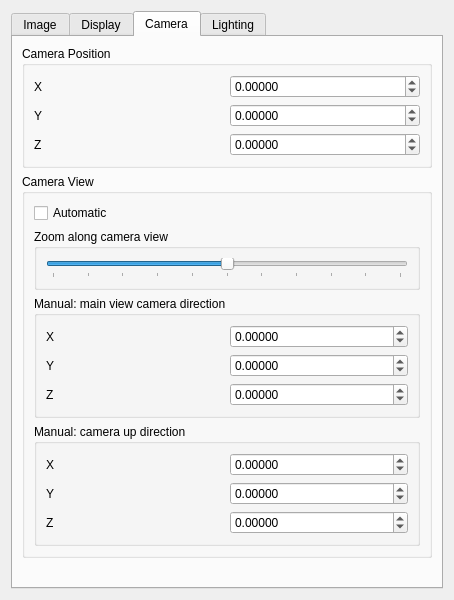
<?xml version="1.0" encoding="UTF-8"?>
<ui version="4.0">
 <class>InterfaceWithOspray</class>
 <widget class="QDialog" name="InterfaceWithOspray">
  <property name="geometry">
   <rect>
    <x>0</x>
    <y>0</y>
    <width>454</width>
    <height>600</height>
   </rect>
  </property>
  <property name="sizePolicy">
   <sizepolicy hsizetype="Preferred" vsizetype="Preferred">
    <horstretch>0</horstretch>
    <verstretch>0</verstretch>
   </sizepolicy>
  </property>
  <property name="minimumSize">
   <size>
    <width>454</width>
    <height>600</height>
   </size>
  </property>
  <property name="windowTitle">
   <string>InterfaceWithOspray</string>
  </property>
  <layout class="QGridLayout" name="gridLayout_7">
   <item row="0" column="0">
    <widget class="QTabWidget" name="tabWidget">
     <property name="currentIndex">
      <number>2</number>
     </property>
     <widget class="QWidget" name="tab">
      <attribute name="title">
       <string>Image</string>
      </attribute>
      <layout class="QGridLayout" name="gridLayout_12">
       <item row="2" column="0">
        <widget class="QGroupBox" name="imageSaveGroupBox_">
         <property name="title">
          <string>Save image to file</string>
         </property>
         <property name="checkable">
          <bool>false</bool>
         </property>
         <layout class="QHBoxLayout" name="horizontalLayout">
          <item>
           <widget class="QLineEdit" name="fileNameLineEdit_">
            <property name="minimumSize">
             <size>
              <width>0</width>
              <height>22</height>
             </size>
            </property>
            <property name="dragEnabled">
             <bool>false</bool>
            </property>
            <property name="readOnly">
             <bool>false</bool>
            </property>
           </widget>
          </item>
          <item>
           <widget class="QPushButton" name="saveFileButton_">
            <property name="text">
             <string>Choose Location...</string>
            </property>
            <property name="checkable">
             <bool>false</bool>
            </property>
           </widget>
          </item>
         </layout>
        </widget>
       </item>
       <item row="1" column="0">
        <widget class="QGroupBox" name="groupBox_7">
         <property name="title">
          <string>Render Options</string>
         </property>
         <layout class="QGridLayout" name="gridLayout_8">
          <item row="0" column="0">
           <widget class="QLabel" name="label_18">
            <property name="text">
             <string>Frames</string>
            </property>
           </widget>
          </item>
          <item row="0" column="1">
           <widget class="QSpinBox" name="framesSpinBox_">
            <property name="minimum">
             <number>1</number>
            </property>
            <property name="maximum">
             <number>9999</number>
            </property>
           </widget>
          </item>
         </layout>
        </widget>
       </item>
       <item row="0" column="0">
        <widget class="QGroupBox" name="groupBox_6">
         <property name="title">
          <string>Image dimensions</string>
         </property>
         <layout class="QGridLayout" name="gridLayout_6">
          <item row="0" column="0">
           <widget class="QLabel" name="label">
            <property name="text">
             <string>Height:</string>
            </property>
           </widget>
          </item>
          <item row="0" column="1">
           <widget class="QSpinBox" name="imageHeightSpinBox_">
            <property name="minimum">
             <number>1</number>
            </property>
            <property name="maximum">
             <number>9999</number>
            </property>
           </widget>
          </item>
          <item row="1" column="0">
           <widget class="QLabel" name="label_2">
            <property name="text">
             <string>Width:</string>
            </property>
           </widget>
          </item>
          <item row="1" column="1">
           <widget class="QSpinBox" name="imageWidthSpinBox_">
            <property name="minimum">
             <number>1</number>
            </property>
            <property name="maximum">
             <number>9999</number>
            </property>
           </widget>
          </item>
         </layout>
        </widget>
       </item>
       <item row="8" column="0">
        <spacer name="verticalSpacer">
         <property name="orientation">
          <enum>Qt::Vertical</enum>
         </property>
         <property name="sizeHint" stdset="0">
          <size>
           <width>20</width>
           <height>40</height>
          </size>
         </property>
        </spacer>
       </item>
       <item row="3" column="0">
        <layout class="QGridLayout" name="gridLayout_13">
         <item row="0" column="0">
          <widget class="QCheckBox" name="showImageCheckBox_">
           <property name="text">
            <string>Show Image in new window</string>
           </property>
          </widget>
         </item>
         <item row="0" column="1">
          <widget class="QPushButton" name="closeImageWindowsPushButton_">
           <property name="text">
            <string>Close image windows</string>
           </property>
          </widget>
         </item>
        </layout>
       </item>
      </layout>
     </widget>
     <widget class="QWidget" name="tab_2">
      <attribute name="title">
       <string>Display</string>
      </attribute>
      <layout class="QVBoxLayout" name="verticalLayout_2">
       <item>
        <widget class="QGroupBox" name="groupBox_4">
         <property name="title">
          <string>Default Color</string>
         </property>
         <layout class="QGridLayout" name="gridLayout_4">
          <item row="0" column="0">
           <widget class="QLabel" name="label_12">
            <property name="text">
             <string>R</string>
            </property>
           </widget>
          </item>
          <item row="0" column="1">
           <widget class="QDoubleSpinBox" name="defaultColorRDoubleSpinBox_">
            <property name="maximum">
             <double>1.000000000000000</double>
            </property>
            <property name="singleStep">
             <double>0.010000000000000</double>
            </property>
           </widget>
          </item>
          <item row="1" column="0">
           <widget class="QLabel" name="label_13">
            <property name="text">
             <string>G</string>
            </property>
           </widget>
          </item>
          <item row="1" column="1">
           <widget class="QDoubleSpinBox" name="defaultColorGDoubleSpinBox_">
            <property name="maximum">
             <double>1.000000000000000</double>
            </property>
            <property name="singleStep">
             <double>0.010000000000000</double>
            </property>
           </widget>
          </item>
          <item row="2" column="0">
           <widget class="QLabel" name="label_14">
            <property name="text">
             <string>B</string>
            </property>
           </widget>
          </item>
          <item row="2" column="1">
           <widget class="QDoubleSpinBox" name="defaultColorBDoubleSpinBox_">
            <property name="maximum">
             <double>1.000000000000000</double>
            </property>
            <property name="singleStep">
             <double>0.010000000000000</double>
            </property>
           </widget>
          </item>
          <item row="3" column="1">
           <widget class="QDoubleSpinBox" name="defaultColorADoubleSpinBox_">
            <property name="maximum">
             <double>1.000000000000000</double>
            </property>
            <property name="singleStep">
             <double>0.100000000000000</double>
            </property>
            <property name="value">
             <double>1.000000000000000</double>
            </property>
           </widget>
          </item>
          <item row="3" column="0">
           <widget class="QLabel" name="label_23">
            <property name="text">
             <string>A</string>
            </property>
           </widget>
          </item>
         </layout>
        </widget>
       </item>
       <item>
        <widget class="QGroupBox" name="groupBox_5">
         <property name="title">
          <string>Background Color</string>
         </property>
         <layout class="QGridLayout" name="gridLayout_5">
          <item row="0" column="1">
           <widget class="QDoubleSpinBox" name="backgroundColorRDoubleSpinBox_">
            <property name="maximum">
             <double>1.000000000000000</double>
            </property>
            <property name="singleStep">
             <double>0.010000000000000</double>
            </property>
           </widget>
          </item>
          <item row="2" column="0">
           <widget class="QLabel" name="label_17">
            <property name="text">
             <string>B</string>
            </property>
           </widget>
          </item>
          <item row="1" column="1">
           <widget class="QDoubleSpinBox" name="backgroundColorGDoubleSpinBox_">
            <property name="maximum">
             <double>1.000000000000000</double>
            </property>
            <property name="singleStep">
             <double>0.010000000000000</double>
            </property>
           </widget>
          </item>
          <item row="2" column="1">
           <widget class="QDoubleSpinBox" name="backgroundColorBDoubleSpinBox_">
            <property name="minimum">
             <double>0.000000000000000</double>
            </property>
            <property name="maximum">
             <double>1.000000000000000</double>
            </property>
            <property name="singleStep">
             <double>0.010000000000000</double>
            </property>
            <property name="value">
             <double>0.000000000000000</double>
            </property>
           </widget>
          </item>
          <item row="1" column="0">
           <widget class="QLabel" name="label_16">
            <property name="text">
             <string>G</string>
            </property>
           </widget>
          </item>
          <item row="0" column="0">
           <widget class="QLabel" name="label_15">
            <property name="text">
             <string>R</string>
            </property>
           </widget>
          </item>
         </layout>
        </widget>
       </item>
       <item>
        <widget class="QGroupBox" name="groupBox_2">
         <property name="title">
          <string>Streamlines</string>
         </property>
         <layout class="QGridLayout" name="gridLayout_14">
          <item row="0" column="0">
           <widget class="QLabel" name="label_24">
            <property name="text">
             <string>Radius</string>
            </property>
           </widget>
          </item>
          <item row="0" column="1">
           <widget class="QDoubleSpinBox" name="streamlineRadiusDoubleSpinBox_">
            <property name="decimals">
             <number>4</number>
            </property>
            <property name="singleStep">
             <double>0.010000000000000</double>
            </property>
           </widget>
          </item>
         </layout>
        </widget>
       </item>
       <item>
        <spacer name="verticalSpacer_2">
         <property name="orientation">
          <enum>Qt::Vertical</enum>
         </property>
         <property name="sizeHint" stdset="0">
          <size>
           <width>20</width>
           <height>40</height>
          </size>
         </property>
        </spacer>
       </item>
      </layout>
     </widget>
     <widget class="QWidget" name="tab_3">
      <attribute name="title">
       <string>Camera</string>
      </attribute>
      <layout class="QVBoxLayout" name="verticalLayout_3">
       <item>
        <widget class="QGroupBox" name="groupBox">
         <property name="title">
          <string>Camera Position</string>
         </property>
         <layout class="QGridLayout" name="gridLayout">
          <item row="0" column="0">
           <widget class="QLabel" name="label_3">
            <property name="text">
             <string>X</string>
            </property>
           </widget>
          </item>
          <item row="0" column="1">
           <widget class="QDoubleSpinBox" name="cameraPositionXDoubleSpinBox_">
            <property name="decimals">
             <number>5</number>
            </property>
            <property name="minimum">
             <double>-99999.000000000000000</double>
            </property>
            <property name="maximum">
             <double>99999.000000000000000</double>
            </property>
           </widget>
          </item>
          <item row="1" column="0">
           <widget class="QLabel" name="label_4">
            <property name="text">
             <string>Y</string>
            </property>
           </widget>
          </item>
          <item row="1" column="1">
           <widget class="QDoubleSpinBox" name="cameraPositionYDoubleSpinBox_">
            <property name="decimals">
             <number>5</number>
            </property>
            <property name="minimum">
             <double>-99999.000000000000000</double>
            </property>
            <property name="maximum">
             <double>99999.000000000000000</double>
            </property>
           </widget>
          </item>
          <item row="2" column="0">
           <widget class="QLabel" name="label_5">
            <property name="text">
             <string>Z</string>
            </property>
           </widget>
          </item>
          <item row="2" column="1">
           <widget class="QDoubleSpinBox" name="cameraPositionZDoubleSpinBox_">
            <property name="decimals">
             <number>5</number>
            </property>
            <property name="minimum">
             <double>-99999.000000000000000</double>
            </property>
            <property name="maximum">
             <double>99999.000000000000000</double>
            </property>
           </widget>
          </item>
         </layout>
        </widget>
       </item>
       <item>
        <widget class="QGroupBox" name="groupBox_11">
         <property name="title">
          <string>Camera View</string>
         </property>
         <layout class="QVBoxLayout" name="verticalLayout_5">
          <item>
           <widget class="QCheckBox" name="automaticViewCheckBox_">
            <property name="text">
             <string>Automatic</string>
            </property>
           </widget>
          </item>
          <item>
           <widget class="QGroupBox" name="autoZoomGroupBox_">
            <property name="title">
             <string>Zoom along camera view</string>
            </property>
            <layout class="QHBoxLayout" name="horizontalLayout_2">
             <item>
              <widget class="QSlider" name="zoomHorizontalSlider_">
               <property name="maximum">
                <number>10</number>
               </property>
               <property name="value">
                <number>5</number>
               </property>
               <property name="orientation">
                <enum>Qt::Horizontal</enum>
               </property>
               <property name="invertedAppearance">
                <bool>false</bool>
               </property>
               <property name="invertedControls">
                <bool>false</bool>
               </property>
               <property name="tickPosition">
                <enum>QSlider::TicksBelow</enum>
               </property>
               <property name="tickInterval">
                <number>1</number>
               </property>
              </widget>
             </item>
            </layout>
           </widget>
          </item>
          <item>
           <widget class="QGroupBox" name="manualViewGroupBox_">
            <property name="title">
             <string>Manual: main view camera direction</string>
            </property>
            <property name="checkable">
             <bool>false</bool>
            </property>
            <layout class="QGridLayout" name="gridLayout_3">
             <item row="1" column="0">
              <widget class="QLabel" name="label_9">
               <property name="text">
                <string>X</string>
               </property>
              </widget>
             </item>
             <item row="1" column="1">
              <widget class="QDoubleSpinBox" name="cameraViewXDoubleSpinBox_">
               <property name="decimals">
                <number>5</number>
               </property>
               <property name="minimum">
                <double>-99999.000000000000000</double>
               </property>
               <property name="maximum">
                <double>99999.000000000000000</double>
               </property>
              </widget>
             </item>
             <item row="2" column="0">
              <widget class="QLabel" name="label_10">
               <property name="text">
                <string>Y</string>
               </property>
              </widget>
             </item>
             <item row="2" column="1">
              <widget class="QDoubleSpinBox" name="cameraViewYDoubleSpinBox_">
               <property name="decimals">
                <number>5</number>
               </property>
               <property name="minimum">
                <double>-99999.000000000000000</double>
               </property>
               <property name="maximum">
                <double>99999.000000000000000</double>
               </property>
              </widget>
             </item>
             <item row="3" column="0">
              <widget class="QLabel" name="label_11">
               <property name="text">
                <string>Z</string>
               </property>
              </widget>
             </item>
             <item row="3" column="1">
              <widget class="QDoubleSpinBox" name="cameraViewZDoubleSpinBox_">
               <property name="decimals">
                <number>5</number>
               </property>
               <property name="minimum">
                <double>-99999.000000000000000</double>
               </property>
               <property name="maximum">
                <double>99999.000000000000000</double>
               </property>
              </widget>
             </item>
            </layout>
           </widget>
          </item>
          <item>
           <widget class="QGroupBox" name="manualUpGroupBox_">
            <property name="title">
             <string>Manual: camera up direction</string>
            </property>
            <layout class="QGridLayout" name="gridLayout_2">
             <item row="0" column="1">
              <widget class="QDoubleSpinBox" name="cameraUpXDoubleSpinBox_">
               <property name="decimals">
                <number>5</number>
               </property>
               <property name="minimum">
                <double>-99999.000000000000000</double>
               </property>
               <property name="maximum">
                <double>99999.000000000000000</double>
               </property>
              </widget>
             </item>
             <item row="0" column="0">
              <widget class="QLabel" name="label_6">
               <property name="text">
                <string>X</string>
               </property>
              </widget>
             </item>
             <item row="1" column="1">
              <widget class="QDoubleSpinBox" name="cameraUpYDoubleSpinBox_">
               <property name="decimals">
                <number>5</number>
               </property>
               <property name="minimum">
                <double>-99999.000000000000000</double>
               </property>
               <property name="maximum">
                <double>99999.000000000000000</double>
               </property>
              </widget>
             </item>
             <item row="1" column="0">
              <widget class="QLabel" name="label_7">
               <property name="text">
                <string>Y</string>
               </property>
              </widget>
             </item>
             <item row="2" column="1">
              <widget class="QDoubleSpinBox" name="cameraUpZDoubleSpinBox_">
               <property name="decimals">
                <number>5</number>
               </property>
               <property name="minimum">
                <double>-99999.000000000000000</double>
               </property>
               <property name="maximum">
                <double>99999.000000000000000</double>
               </property>
              </widget>
             </item>
             <item row="2" column="0">
              <widget class="QLabel" name="label_8">
               <property name="text">
                <string>Z</string>
               </property>
              </widget>
             </item>
            </layout>
            <zorder>cameraUpXDoubleSpinBox_</zorder>
            <zorder>cameraUpYDoubleSpinBox_</zorder>
            <zorder>cameraUpZDoubleSpinBox_</zorder>
            <zorder>label_6</zorder>
            <zorder>label_7</zorder>
            <zorder>label_8</zorder>
           </widget>
          </item>
         </layout>
        </widget>
       </item>
       <item>
        <spacer name="verticalSpacer_3">
         <property name="orientation">
          <enum>Qt::Vertical</enum>
         </property>
         <property name="sizeHint" stdset="0">
          <size>
           <width>20</width>
           <height>40</height>
          </size>
         </property>
        </spacer>
       </item>
      </layout>
     </widget>
     <widget class="QWidget" name="tab_4">
      <attribute name="title">
       <string>Lighting</string>
      </attribute>
      <layout class="QVBoxLayout" name="verticalLayout_4">
       <item>
        <widget class="QGroupBox" name="groupBox_8">
         <property name="title">
          <string>Type</string>
         </property>
         <layout class="QGridLayout" name="gridLayout_11">
          <item row="0" column="0">
           <widget class="QComboBox" name="lightTypeComboBox_">
            <property name="enabled">
             <bool>true</bool>
            </property>
            <property name="minimumSize">
             <size>
              <width>0</width>
              <height>30</height>
             </size>
            </property>
            <item>
             <property name="text">
              <string>ambient</string>
             </property>
            </item>
            <item>
             <property name="text">
              <string>spot</string>
             </property>
            </item>
            <item>
             <property name="text">
              <string>quad</string>
             </property>
            </item>
            <item>
             <property name="text">
              <string>distant</string>
             </property>
            </item>
            <item>
             <property name="text">
              <string>sphere</string>
             </property>
            </item>
           </widget>
          </item>
          <item row="1" column="0">
           <spacer name="verticalSpacer_5">
            <property name="orientation">
             <enum>Qt::Vertical</enum>
            </property>
            <property name="sizeHint" stdset="0">
             <size>
              <width>20</width>
              <height>40</height>
             </size>
            </property>
           </spacer>
          </item>
         </layout>
        </widget>
       </item>
       <item>
        <widget class="QGroupBox" name="groupBox_9">
         <property name="title">
          <string>Parameters</string>
         </property>
         <layout class="QGridLayout" name="gridLayout_10">
          <item row="0" column="0">
           <widget class="QGroupBox" name="groupBox_10">
            <property name="title">
             <string>Color</string>
            </property>
            <layout class="QGridLayout" name="gridLayout_9">
             <item row="2" column="0">
              <widget class="QLabel" name="label_21">
               <property name="text">
                <string>B</string>
               </property>
              </widget>
             </item>
             <item row="0" column="1">
              <widget class="QDoubleSpinBox" name="lightColorRDoubleSpinBox_">
               <property name="maximum">
                <double>1.000000000000000</double>
               </property>
               <property name="singleStep">
                <double>0.010000000000000</double>
               </property>
              </widget>
             </item>
             <item row="0" column="0">
              <widget class="QLabel" name="label_19">
               <property name="text">
                <string>R</string>
               </property>
              </widget>
             </item>
             <item row="2" column="1">
              <widget class="QDoubleSpinBox" name="lightColorBDoubleSpinBox_">
               <property name="maximum">
                <double>1.000000000000000</double>
               </property>
               <property name="singleStep">
                <double>0.010000000000000</double>
               </property>
              </widget>
             </item>
             <item row="1" column="0">
              <widget class="QLabel" name="label_20">
               <property name="text">
                <string>G</string>
               </property>
              </widget>
             </item>
             <item row="1" column="1">
              <widget class="QDoubleSpinBox" name="lightColorGDoubleSpinBox_">
               <property name="maximum">
                <double>1.000000000000000</double>
               </property>
               <property name="singleStep">
                <double>0.010000000000000</double>
               </property>
              </widget>
             </item>
             <item row="3" column="0">
              <widget class="QLabel" name="label_22">
               <property name="text">
                <string>Intensity</string>
               </property>
              </widget>
             </item>
             <item row="3" column="1">
              <widget class="QDoubleSpinBox" name="lightIntensityDoubleSpinBox_">
               <property name="maximum">
                <double>999999.000000000000000</double>
               </property>
              </widget>
             </item>
            </layout>
           </widget>
          </item>
          <item row="2" column="0">
           <widget class="QCheckBox" name="lightVisibleCheckBox_">
            <property name="text">
             <string>Visible</string>
            </property>
           </widget>
          </item>
         </layout>
        </widget>
       </item>
       <item>
        <spacer name="verticalSpacer_4">
         <property name="orientation">
          <enum>Qt::Vertical</enum>
         </property>
         <property name="sizeHint" stdset="0">
          <size>
           <width>20</width>
           <height>40</height>
          </size>
         </property>
        </spacer>
       </item>
      </layout>
     </widget>
    </widget>
   </item>
  </layout>
 </widget>
 <resources/>
 <connections/>
</ui>
